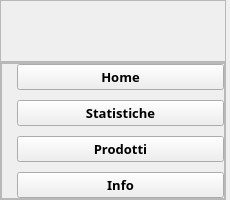
     <widget class="QCustomSlideMenu" name="leftMenu" native="true">
      <property name="minimumSize">
       <size>
        <width>230</width>
        <height>0</height>
       </size>
      </property>
      <property name="maximumSize">
       <size>
        <width>230</width>
        <height>16777215</height>
       </size>
      </property>
      <layout class="QVBoxLayout" name="verticalLayout_3">
       <property name="spacing">
        <number>0</number>
       </property>
       <property name="leftMargin">
        <number>0</number>
       </property>
       <property name="topMargin">
        <number>0</number>
       </property>
       <property name="rightMargin">
        <number>4</number>
       </property>
       <property name="bottomMargin">
        <number>0</number>
       </property>
       <item alignment="Qt::AlignTop">
        <widget class="QFrame" name="frame_5">
         <property name="frameShape">
          <enum>QFrame::StyledPanel</enum>
         </property>
         <property name="frameShadow">
          <enum>QFrame::Raised</enum>
         </property>
         <layout class="QHBoxLayout" name="horizontalLayout_9">
          <property name="spacing">
           <number>0</number>
          </property>
          <property name="leftMargin">
           <number>9</number>
          </property>
          <property name="topMargin">
           <number>60</number>
          </property>
          <property name="rightMargin">
           <number>9</number>
          </property>
          <property name="bottomMargin">
           <number>0</number>
          </property>
         </layout>
        </widget>
       </item>
       <item>
        <widget class="QFrame" name="frame_2">
         <property name="sizePolicy">
          <sizepolicy hsizetype="Preferred" vsizetype="Expanding">
           <horstretch>0</horstretch>
           <verstretch>0</verstretch>
          </sizepolicy>
         </property>
         <property name="frameShape">
          <enum>QFrame::StyledPanel</enum>
         </property>
         <property name="frameShadow">
          <enum>QFrame::Raised</enum>
         </property>
         <layout class="QVBoxLayout" name="verticalLayout_4">
          <property name="spacing">
           <number>0</number>
          </property>
          <property name="leftMargin">
           <number>0</number>
          </property>
          <property name="topMargin">
           <number>0</number>
          </property>
          <property name="rightMargin">
           <number>0</number>
          </property>
          <property name="bottomMargin">
           <number>0</number>
          </property>
          <item>
           <widget class="QFrame" name="frame_6">
            <property name="sizePolicy">
             <sizepolicy hsizetype="Preferred" vsizetype="Expanding">
              <horstretch>0</horstretch>
              <verstretch>0</verstretch>
             </sizepolicy>
            </property>
            <property name="frameShape">
             <enum>QFrame::StyledPanel</enum>
            </property>
            <property name="frameShadow">
             <enum>QFrame::Raised</enum>
            </property>
            <layout class="QVBoxLayout" name="verticalLayout_5">
             <property name="spacing">
              <number>10</number>
             </property>
             <property name="leftMargin">
              <number>15</number>
             </property>
             <property name="topMargin">
              <number>0</number>
             </property>
             <property name="rightMargin">
              <number>0</number>
             </property>
             <property name="bottomMargin">
              <number>0</number>
             </property>
             <item>
              <widget class="QPushButton" name="homeBtn">
               <property name="font">
                <font>
                 <family>Leelawadee UI Semilight</family>
                 <pointsize>10</pointsize>
                 <weight>75</weight>
                 <bold>true</bold>
                </font>
               </property>
               <property name="text">
                <string>Home</string>
               </property>
               <property name="icon">
                <iconset resource="resources.qrc">
                 <normaloff>:/purpleIcons/assets/#78799c(purple) icons/home.svg</normaloff>:/purpleIcons/assets/#78799c(purple) icons/home.svg</iconset>
               </property>
               <property name="iconSize">
                <size>
                 <width>24</width>
                 <height>24</height>
                </size>
               </property>
              </widget>
             </item>
             <item>
              <widget class="QPushButton" name="statisticBtn">
               <property name="font">
                <font>
                 <family>Leelawadee UI Semilight</family>
                 <pointsize>10</pointsize>
                 <weight>75</weight>
                 <bold>true</bold>
                </font>
               </property>
               <property name="text">
                <string>Statistiche</string>
               </property>
               <property name="icon">
                <iconset resource="resources.qrc">
                 <normaloff>:/purpleIcons/assets/#78799c(purple) icons/trending-up.svg</normaloff>:/purpleIcons/assets/#78799c(purple) icons/trending-up.svg</iconset>
               </property>
               <property name="iconSize">
                <size>
                 <width>24</width>
                 <height>24</height>
                </size>
               </property>
              </widget>
             </item>
             <item>
              <widget class="QPushButton" name="prodottiBtn">
               <property name="font">
                <font>
                 <family>Leelawadee UI Semilight</family>
                 <pointsize>10</pointsize>
                 <weight>75</weight>
                 <bold>true</bold>
                </font>
               </property>
               <property name="text">
                <string>Prodotti</string>
               </property>
               <property name="icon">
                <iconset resource="resources.qrc">
                 <normaloff>:/purpleIcons/assets/#78799c(purple) icons/shopping-cart.svg</normaloff>:/purpleIcons/assets/#78799c(purple) icons/shopping-cart.svg</iconset>
               </property>
               <property name="iconSize">
                <size>
                 <width>24</width>
                 <height>24</height>
                </size>
               </property>
              </widget>
             </item>
             <item alignment="Qt::AlignBottom">
              <widget class="QPushButton" name="infoBtn">
               <property name="font">
                <font>
                 <family>Leelawadee UI Semilight</family>
                 <pointsize>10</pointsize>
                 <weight>75</weight>
                 <bold>true</bold>
                </font>
               </property>
               <property name="text">
                <string>Info</string>
               </property>
               <property name="icon">
                <iconset resource="resources.qrc">
                 <normaloff>:/purpleIcons/assets/#78799c(purple) icons/info.svg</normaloff>:/purpleIcons/assets/#78799c(purple) icons/info.svg</iconset>
               </property>
               <property name="iconSize">
                <size>
                 <width>24</width>
                 <height>24</height>
                </size>
               </property>
              </widget>
             </item>
            </layout>
           </widget>
          </item>
         </layout>
        </widget>
       </item>
      </layout>
     </widget>
